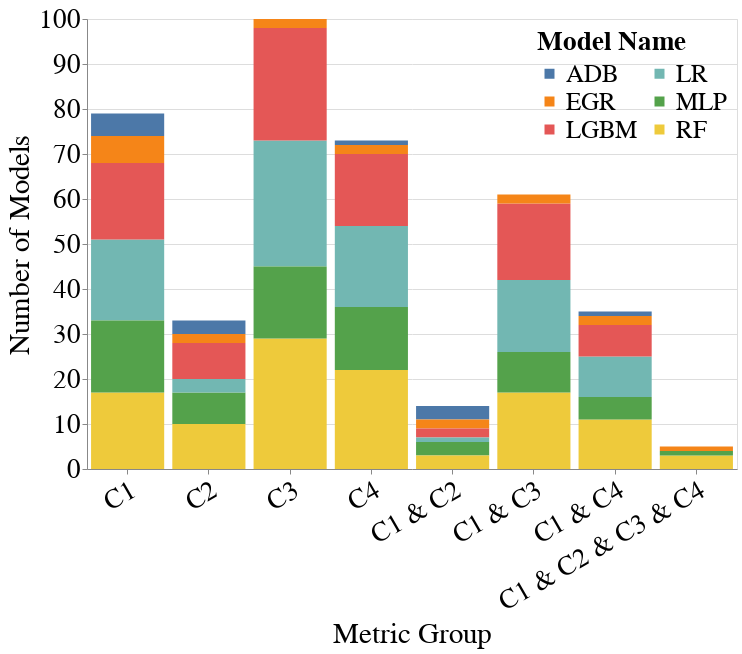

Notebook cell for this chart:
### Code cell
metrics_value_range_dct = {
    'Accuracy': [0.91, 1.0], # C1
    'Equalized_Odds_FPR': [-0.04, 0.04], # C2
    'Label_Stability': [0.9, 1.0], # C3
    'Label_Stability_Ratio': [0.98, 1.02], # C4
    'Accuracy&Equalized_Odds_FPR': None, # C1 + C2
    'Accuracy&Label_Stability': None, # C1 + C3
    'Accuracy&Label_Stability_Ratio': None, # C1 + C4
    'Accuracy&Equalized_Odds_FPR&Label_Stability&Label_Stability_Ratio': None, # C1 + C2 + C3 + C4
}
create_bar_chart_for_model_selection(all_subgroup_metrics_df,
                                     all_group_metrics_df,
                                     metrics_value_range_dct,
                                     dataset_name='Student_Performance_Por',
                                     group='sex',
                                     vals_to_replace=vals_to_replace)

### Figure 1 — Vega-Lite specification as saved in the notebook (floating-point values rounded to 4 significant figures)
{"config": {"view": {"continuousWidth": 400, "continuousHeight": 300}, "axis": {"labelFontSize": 27, "labelFontWeight": "normal", "labelLimit": 300, "tickMinStep": 1, "titleFontSize": 29, "titleFontWeight": "normal"}, "legend": {"columns": 2, "labelFontSize": 25, "labelLimit": 300, "legendX": 450, "legendY": 10, "orient": "none", "symbolStrokeWidth": 4, "titleFontSize": 27, "titleLimit": 220}, "title": {"fontSize": 27}}, "data": {"name": "data-6c8fa09a142b4ca76c72431043ed3729"}, "mark": "bar", "encoding": {"color": {"field": "Model_Name", "legend": {"title": "Model Name"}, "type": "nominal"}, "x": {"axis": {"labelAngle": -30}, "field": "Title", "sort": {"order": "ascending"}, "title": "Metric Group", "type": "nominal"}, "y": {"field": "Number_of_Models", "title": "Number of Models", "type": "quantitative"}}, "height": 450, "width": 650, "$schema": "https://vega.github.io/schema/vega-lite/v4.17.0.json", "datasets": {"data-6c8fa09a142b4ca76c72431043ed3729": [{"Model_Name": "LR", "Number_of_Models": 18, "Metric_Group": "Accuracy", "Alias": "C1", "Title": "C1"}, {"Model_Name": "LGBM", "Number_of_Models": 17, "Metric_Group": "Accuracy", "Alias": "C1", "Title": "C1"}, {"Model_Name": "RF", "Number_of_Models": 17, "Metric_Group": "Accuracy", "Alias": "C1", "Title": "C1"}, {"Model_Name": "MLP", "Number_of_Models": 16, "Metric_Group": "Accuracy", "Alias": "C1", "Title": "C1"}, {"Model_Name": "EGR", "Number_of_Models": 6, "Metric_Group": "Accuracy", "Alias": "C1", "Title": "C1"}, {"Model_Name": "ADB", "Number_of_Models": 5, "Metric_Group": "Accuracy", "Alias": "C1", "Title": "C1"}, {"Model_Name": "RF", "Number_of_Models": 10, "Metric_Group": "Equalized_Odds_FPR", "Alias": "C2", "Title": "C2"}, {"Model_Name": "LGBM", "Number_of_Models": 8, "Metric_Group": "Equalized_Odds_FPR", "Alias": "C2", "Title": "C2"}, {"Model_Name": "MLP", "Number_of_Models": 7, "Metric_Group": "Equalized_Odds_FPR", "Alias": "C2", "Title": "C2"}, {"Model_Name": "ADB", "Number_of_Models": 3, "Metric_Group": "Equalized_Odds_FPR", "Alias": "C2", "Title": "C2"}, {"Model_Name": "LR", "Number_of_Models": 3, "Metric_Group": "Equalized_Odds_FPR", "Alias": "C2", "Title": "C2"}, {"Model_Name": "EGR", "Number_of_Models": 2, "Metric_Group": "Equalized_Odds_FPR", "Alias": "C2", "Title": "C2"}, {"Model_Name": "RF", "Number_of_Models": 29, "Metric_Group": "Label_Stability", "Alias": "C3", "Title": "C3"}, {"Model_Name": "LR", "Number_of_Models": 28, "Metric_Group": "Label_Stability", "Alias": "C3", "Title": "C3"}, {"Model_Name": "LGBM", "Number_of_Models": 25, "Metric_Group": "Label_Stability", "Alias": "C3", "Title": "C3"}, {"Model_Name": "MLP", "Number_of_Models": 16, "Metric_Group": "Label_Stability", "Alias": "C3", "Title": "C3"}, {"Model_Name": "EGR", "Number_of_Models": 2, "Metric_Group": "Label_Stability", "Alias": "C3", "Title": "C3"}, {"Model_Name": "RF", "Number_of_Models": 22, "Metric_Group": "Label_Stability_Ratio", "Alias": "C4", "Title": "C4"}, {"Model_Name": "LR", "Number_of_Models": 18, "Metric_Group": "Label_Stability_Ratio", "Alias": "C4", "Title": "C4"}, {"Model_Name": "LGBM", "Number_of_Models": 16, "Metric_Group": "Label_Stability_Ratio", "Alias": "C4", "Title": "C4"}, {"Model_Name": "MLP", "Number_of_Models": 14, "Metric_Group": "Label_Stability_Ratio", "Alias": "C4", "Title": "C4"}, {"Model_Name": "EGR", "Number_of_Models": 2, "Metric_Group": "Label_Stability_Ratio", "Alias": "C4", "Title": "C4"}, {"Model_Name": "ADB", "Number_of_Models": 1, "Metric_Group": "Label_Stability_Ratio", "Alias": "C4", "Title": "C4"}, {"Model_Name": "ADB", "Number_of_Models": 3, "Metric_Group": "Accuracy&Equalized_Odds_FPR", "Alias": "C1 & C2", "Title": "C1 & C2"}, {"Model_Name": "MLP", "Number_of_Models": 3, "Metric_Group": "Accuracy&Equalized_Odds_FPR", "Alias": "C1 & C2", "Title": "C1 & C2"}, {"Model_Name": "RF", "Number_of_Models": 3, "Metric_Group": "Accuracy&Equalized_Odds_FPR", "Alias": "C1 & C2", "Title": "C1 & C2"}, {"Model_Name": "EGR", "Number_of_Models": 2, "Metric_Group": "Accuracy&Equalized_Odds_FPR", "Alias": "C1 & C2", "Title": "C1 & C2"}, {"Model_Name": "LGBM", "Number_of_Models": 2, "Metric_Group": "Accuracy&Equalized_Odds_FPR", "Alias": "C1 & C2", "Title": "C1 & C2"}, {"Model_Name": "LR", "Number_of_Models": 1, "Metric_Group": "Accuracy&Equalized_Odds_FPR", "Alias": "C1 & C2", "Title": "C1 & C2"}, {"Model_Name": "LGBM", "Number_of_Models": 17, "Metric_Group": "Accuracy&Label_Stability", "Alias": "C1 & C3", "Title": "C1 & C3"}, {"Model_Name": "RF", "Number_of_Models": 17, "Metric_Group": "Accuracy&Label_Stability", "Alias": "C1 & C3", "Title": "C1 & C3"}, {"Model_Name": "LR", "Number_of_Models": 16, "Metric_Group": "Accuracy&Label_Stability", "Alias": "C1 & C3", "Title": "C1 & C3"}, {"Model_Name": "MLP", "Number_of_Models": 9, "Metric_Group": "Accuracy&Label_Stability", "Alias": "C1 & C3", "Title": "C1 & C3"}, {"Model_Name": "EGR", "Number_of_Models": 2, "Metric_Group": "Accuracy&Label_Stability", "Alias": "C1 & C3", "Title": "C1 & C3"}, {"Model_Name": "RF", "Number_of_Models": 11, "Metric_Group": "Accuracy&Label_Stability_Ratio", "Alias": "C1 & C4", "Title": "C1 & C4"}, {"Model_Name": "LR", "Number_of_Models": 9, "Metric_Group": "Accuracy&Label_Stability_Ratio", "Alias": "C1 & C4", "Title": "C1 & C4"}, {"Model_Name": "LGBM", "Number_of_Models": 7, "Metric_Group": "Accuracy&Label_Stability_Ratio", "Alias": "C1 & C4", "Title": "C1 & C4"}, {"Model_Name": "MLP", "Number_of_Models": 5, "Metric_Group": "Accuracy&Label_Stability_Ratio", "Alias": "C1 & C4", "Title": "C1 & C4"}, {"Model_Name": "EGR", "Number_of_Models": 2, "Metric_Group": "Accuracy&Label_Stability_Ratio", "Alias": "C1 & C4", "Title": "C1 & C4"}, {"Model_Name": "ADB", "Number_of_Models": 1, "Metric_Group": "Accuracy&Label_Stability_Ratio", "Alias": "C1 & C4", "Title": "C1 & C4"}, {"Model_Name": "RF", "Number_of_Models": 3, "Metric_Group": "Accuracy&Equalized_Odds_FPR&Label_Stability&Label_Stability_Ratio", "Alias": "C1 & C2 & C3 & C4", "Title": "C1 & C2 & C3 & C4"}, {"Model_Name": "EGR", "Number_of_Models": 1, "Metric_Group": "Accuracy&Equalized_Odds_FPR&Label_Stability&Label_Stability_Ratio", "Alias": "C1 & C2 & C3 & C4", "Title": "C1 & C2 & C3 & C4"}, {"Model_Name": "MLP", "Number_of_Models": 1, "Metric_Group": "Accuracy&Equalized_Odds_FPR&Label_Stability&Label_Stability_Ratio", "Alias": "C1 & C2 & C3 & C4", "Title": "C1 & C2 & C3 & C4"}]}}
